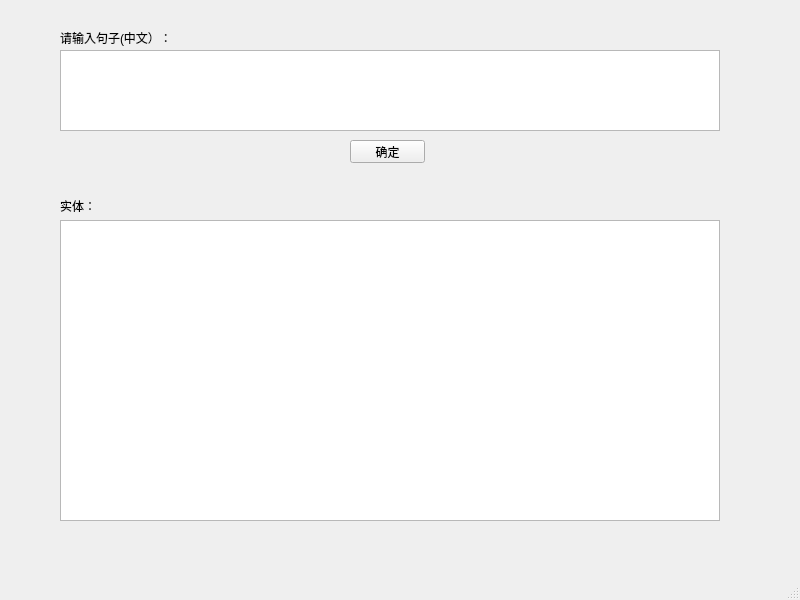
<?xml version="1.0" encoding="UTF-8"?>
<ui version="4.0">
 <class>NERprogram</class>
 <widget class="QMainWindow" name="NERprogram">
  <property name="geometry">
   <rect>
    <x>0</x>
    <y>0</y>
    <width>800</width>
    <height>600</height>
   </rect>
  </property>
  <property name="windowTitle">
   <string>命名实体识别系统</string>
  </property>
  <widget class="QWidget" name="centralwidget">
   <widget class="QTextEdit" name="textEdit">
    <property name="geometry">
     <rect>
      <x>60</x>
      <y>50</y>
      <width>660</width>
      <height>81</height>
     </rect>
    </property>
    <property name="styleSheet">
     <string notr="true">font: 16pt &quot;宋体&quot;;</string>
    </property>
    <property name="html">
     <string>&lt;!DOCTYPE HTML PUBLIC &quot;-//W3C//DTD HTML 4.0//EN&quot; &quot;http://www.w3.org/TR/REC-html40/strict.dtd&quot;&gt;
&lt;html&gt;&lt;head&gt;&lt;meta name=&quot;qrichtext&quot; content=&quot;1&quot; /&gt;&lt;style type=&quot;text/css&quot;&gt;
p, li { white-space: pre-wrap; }
&lt;/style&gt;&lt;/head&gt;&lt;body style=&quot; font-family:'宋体'; font-size:16pt; font-weight:400; font-style:normal;&quot;&gt;
&lt;p style=&quot;-qt-paragraph-type:empty; margin-top:0px; margin-bottom:0px; margin-left:0px; margin-right:0px; -qt-block-indent:0; text-indent:0px; font-family:'SimSun'; font-size:9pt;&quot;&gt;&lt;br /&gt;&lt;/p&gt;&lt;/body&gt;&lt;/html&gt;</string>
    </property>
   </widget>
   <widget class="QPushButton" name="pushButton">
    <property name="geometry">
     <rect>
      <x>350</x>
      <y>140</y>
      <width>75</width>
      <height>23</height>
     </rect>
    </property>
    <property name="text">
     <string>确定</string>
    </property>
   </widget>
   <widget class="QLabel" name="label">
    <property name="geometry">
     <rect>
      <x>60</x>
      <y>30</y>
      <width>121</width>
      <height>16</height>
     </rect>
    </property>
    <property name="text">
     <string>请输入句子(中文）：</string>
    </property>
   </widget>
   <widget class="QLabel" name="label_2">
    <property name="geometry">
     <rect>
      <x>60</x>
      <y>200</y>
      <width>54</width>
      <height>12</height>
     </rect>
    </property>
    <property name="text">
     <string>实体：</string>
    </property>
   </widget>
   <widget class="QTextBrowser" name="textBrowser">
    <property name="geometry">
     <rect>
      <x>60</x>
      <y>220</y>
      <width>660</width>
      <height>301</height>
     </rect>
    </property>
    <property name="styleSheet">
     <string notr="true">font: 16pt &quot;宋体&quot;;</string>
    </property>
   </widget>
  </widget>
  <widget class="QMenuBar" name="menubar">
   <property name="geometry">
    <rect>
     <x>0</x>
     <y>0</y>
     <width>800</width>
     <height>23</height>
    </rect>
   </property>
  </widget>
  <widget class="QStatusBar" name="statusbar"/>
 </widget>
 <resources/>
 <connections>
  <connection>
   <sender>pushButton</sender>
   <signal>clicked()</signal>
   <receiver>NERprogram</receiver>
   <slot>slot_button()</slot>
   <hints>
    <hint type="sourcelabel">
     <x>384</x>
     <y>178</y>
    </hint>
    <hint type="destinationlabel">
     <x>397</x>
     <y>211</y>
    </hint>
   </hints>
  </connection>
 </connections>
 <slots>
  <slot>slot_button()</slot>
 </slots>
</ui>
